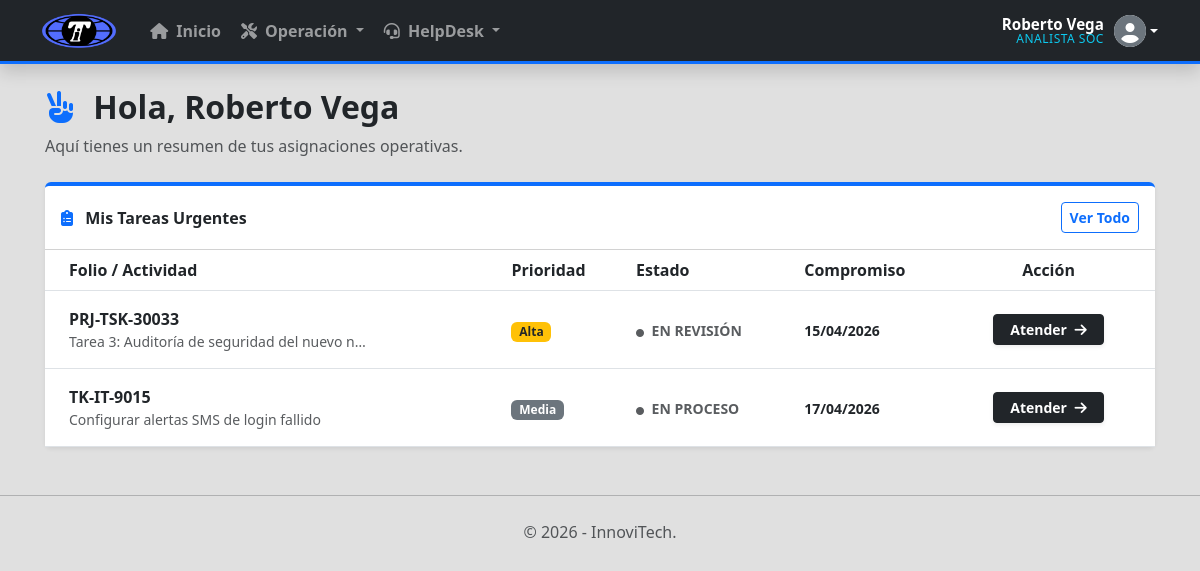
The page /TaskManager/index.php (signed in) on the database its author committed.
### tables this page shows
CREATE TABLE `activities` (
  `Id` char(36) NOT NULL,
  `Folio` varchar(20) NOT NULL,
  `StageId` char(36) DEFAULT NULL,
  `DependsOnActivityId` varchar(36) DEFAULT NULL,
  `TemplateId` char(36) DEFAULT NULL,
  `RequesterId` char(36) NOT NULL,
  `RequesterDepartmentId` char(36) NOT NULL,
  `PrimaryDepartmentId` char(36) NOT NULL,
  `ResponsibleId` char(36) DEFAULT NULL,
  `Name` varchar(200) NOT NULL,
  `SpecificActionPlan` text DEFAULT NULL,
  `StatusId` int(11) NOT NULL,
  `ProgressPercentage` int(11) DEFAULT 0,
  `PriorityId` int(11) NOT NULL,
  `TaskTypeId` int(11) DEFAULT NULL,
  `ProjectId` varchar(36) DEFAULT NULL,
  `StartDate` datetime DEFAULT NULL,
  `CommitmentDate` datetime DEFAULT NULL,
  `CompletedDate` datetime DEFAULT NULL,
  `RowVersion` datetime DEFAULT current_timestamp() ON UPDATE current_timestamp(),
  `IsDeleted` tinyint(1) NOT NULL DEFAULT 0,
  `DeletedAt` datetime DEFAULT NULL,
  `DeletedBy` char(36) DEFAULT NULL,
  PRIMARY KEY (`Id`),
  UNIQUE KEY `Folio` (`Folio`),
  KEY `FK_Activities_Requester` (`RequesterId`),
  KEY `FK_Activities_ReqDept` (`RequesterDepartmentId`),
  KEY `FK_Activities_Departments` (`PrimaryDepartmentId`),
  KEY `FK_Activities_Users` (`ResponsibleId`),
  KEY `FK_Activities_Templates` (`TemplateId`),
  KEY `FK_Activities_Statuses` (`StatusId`),
  KEY `FK_Activities_Priorities` (`PriorityId`),
  KEY `FK_Act_Stage` (`StageId`),
  KEY `FK_Act_Project` (`ProjectId`),
  KEY `FK_Act_Depends` (`DependsOnActivityId`),
  CONSTRAINT `FK_Act_Depends` FOREIGN KEY (`DependsOnActivityId`) REFERENCES `activities` (`Id`),
  CONSTRAINT `FK_Act_Project` FOREIGN KEY (`ProjectId`) REFERENCES `projects` (`Id`),
  CONSTRAINT `FK_Act_Stage` FOREIGN KEY (`StageId`) REFERENCES `projectstages` (`Id`),
  CONSTRAINT `FK_Activities_Departments` FOREIGN KEY (`PrimaryDepartmentId`) REFERENCES `departments` (`Id`),
  CONSTRAINT `FK_Activities_Priorities` FOREIGN KEY (`PriorityId`) REFERENCES `priorities` (`Id`),
  CONSTRAINT `FK_Activities_ReqDept` FOREIGN KEY (`RequesterDepartmentId`) REFERENCES `departments` (`Id`),
  CONSTRAINT `FK_Activities_Requester` FOREIGN KEY (`RequesterId`) REFERENCES `users` (`Id`),
  CONSTRAINT `FK_Activities_Statuses` FOREIGN KEY (`StatusId`) REFERENCES `statuses` (`Id`),
  CONSTRAINT `FK_Activities_Templates` FOREIGN KEY (`TemplateId`) REFERENCES `activitytemplates` (`Id`),
  CONSTRAINT `FK_Activities_Users` FOREIGN KEY (`ResponsibleId`) REFERENCES `users` (`Id`)
);

CREATE TABLE `priorities` (
  `Id` int(11) NOT NULL AUTO_INCREMENT,
  `Name` varchar(50) NOT NULL,
  PRIMARY KEY (`Id`),
  UNIQUE KEY `Name` (`Name`)
);

CREATE TABLE `statuses` (
  `Id` int(11) NOT NULL AUTO_INCREMENT,
  `Name` varchar(50) NOT NULL,
  PRIMARY KEY (`Id`),
  UNIQUE KEY `Name` (`Name`)
);

### TaskManager/index.php (the view, shortened to what this page needs)
<?php
require_once 'conexion.php';
$userId = $_SESSION['UserID'];
$roleName = $_SESSION['RoleName'];
$datosTecnico = [];
try {
    if ($roleName === 'Tecnico') {
        $sqlTecnico = "
            SELECT a.Id, a.Folio, a.Name as Tarea, p.Name as Prioridad, s.Name as Estado, a.CommitmentDate
            FROM Activities a
            JOIN Priorities p ON a.PriorityId = p.Id
            JOIN Statuses s ON a.StatusId = s.Id
            WHERE a.ResponsibleId = ? AND s.Name NOT IN ('Finalizado', 'Cancelado')
            ORDER BY a.CommitmentDate ASC, p.Id DESC
            LIMIT 5
        ";
        $stmt = $pdo->prepare($sqlTecnico);
        $stmt->execute([$userId]);
        $datosTecnico = $stmt->fetchAll();
    }
} catch (Exception $e) {
    $errorDashboard = "Error al cargar los datos: " . $e->getMessage();
}
require 'layout.php';
?>
<div class="mt-4 mb-4 d-flex justify-content-between align-items-center">
    <div>
        <h2 class="fw-bold text-dark">
            <i class="fas fa-hand-peace text-primary me-2"></i> Hola, <?= htmlspecialchars($_SESSION['FullName']) ?>
        </h2>
        <p class="text-muted mb-0">
            <?php
                if($roleName === 'Tecnico') echo "Aquí tienes un resumen de tus asignaciones operativas.";
                elseif($roleName === 'Administrativo') echo "Resumen ejecutivo del desempeño de tu departamento.";
                elseif($roleName === 'Auditor') echo "Métricas globales de la planta.";
            ?>
        </p>
    </div>
</div>
<?php if ($roleName === 'Tecnico'): ?>
    <div class="row mb-5">
        <div class="col-md-12">
            <div class="card shadow-sm border-0 border-top border-4 border-primary">
                <div class="card-header bg-white text-dark fw-bold py-3 d-flex justify-content-between align-items-center">
                    <span><i class="fas fa-clipboard-list me-2 text-primary"></i> Mis Tareas Urgentes</span>
                    <a href="my_tasks.php" class="btn btn-sm btn-outline-primary fw-bold">Ver Todo</a>
                </div>
                <div class="card-body p-0">
                    <?php if (count($datosTecnico) > 0): ?>
                        <div class="table-responsive">
                            <table class="table table-hover align-middle mb-0">
                                <thead class="bg-light text-secondary">
                                    <tr>
                                        <th class="ps-4">Folio / Actividad</th>
                                        <th>Prioridad</th>
                                        <th>Estado</th>
                                        <th>Compromiso</th>
                                        <th class="text-center pe-4">Acción</th>
                                    </tr>
                                </thead>
                                <tbody>
                                    <?php foreach ($datosTecnico as $tarea): ?>
                                        <tr>
                                            <td class="ps-4 py-3">
                                                <div class="fw-bold text-dark"><?= htmlspecialchars($tarea['Folio']) ?></div>
                                                <div class="text-muted small text-truncate" style="max-width: 300px;" title="<?= htmlspecialchars($tarea['Tarea']) ?>">
                                                    <?= htmlspecialchars($tarea['Tarea']) ?>
                                                </div>
                                            </td>
                                            <td>
                                                <span class="badge <?= $tarea['Prioridad'] == 'Crítica' ? 'bg-danger' : ($tarea['Prioridad'] == 'Alta' ? 'bg-warning text-dark' : 'bg-secondary') ?>">
                                                    <?= htmlspecialchars($tarea['Prioridad']) ?>
                                                </span>
                                            </td>
                                            <td>
                                                <span class="text-uppercase small fw-bold text-muted">
                                                    <i class="fas fa-circle me-1" style="font-size: 0.5rem;"></i> <?= htmlspecialchars($tarea['Estado']) ?>
                                                </span>
                                            </td>
                                            <td>
                                                <span class="small fw-bold <?= strtotime($tarea['CommitmentDate']) < time() ? 'text-danger' : 'text-dark' ?>">
                                                    <?= $tarea['CommitmentDate'] ? date('d/m/Y', strtotime($tarea['CommitmentDate'])) : 'Sin fecha' ?>
                                                </span>
                                            </td>
                                            <td class="text-center pe-4">
                                                <a href="task_details.php?id=<?= $tarea['Id'] ?>" class="btn btn-sm btn-dark px-3 fw-bold shadow-sm">
                                                    Atender <i class="fas fa-arrow-right ms-1"></i>
                                                </a>
                                            </td>
                                        </tr>
                                    <?php endforeach; ?>
                                </tbody>
                            </table>
                        </div>
                    <?php endif; ?>
                </div>
            </div>
        </div>
    </div>
<?php endif; ?>
<?php require 'footer.php'; ?>

### TaskManager/layout.php (style rules this page uses)
body { background-color: #E0E0E0 !important; }

### rows shown on the page
activities: Folio "PRJ-TSK-30033", Name "Tarea 3: Auditoría de seguridad del nuevo n…", PriorityId.Name "Alta", StatusId.Name "EN REVISIÓN", CommitmentDate "15/04/2026"
activities: Folio "TK-IT-9015", Name "Configurar alertas SMS de login fallido", PriorityId.Name "Media", StatusId.Name "EN PROCESO", CommitmentDate "17/04/2026"

### other values the page prints
$_SESSION['FullName'] "Roberto Vega"
$_SESSION['JobTitle'] "ANALISTA SOC"
